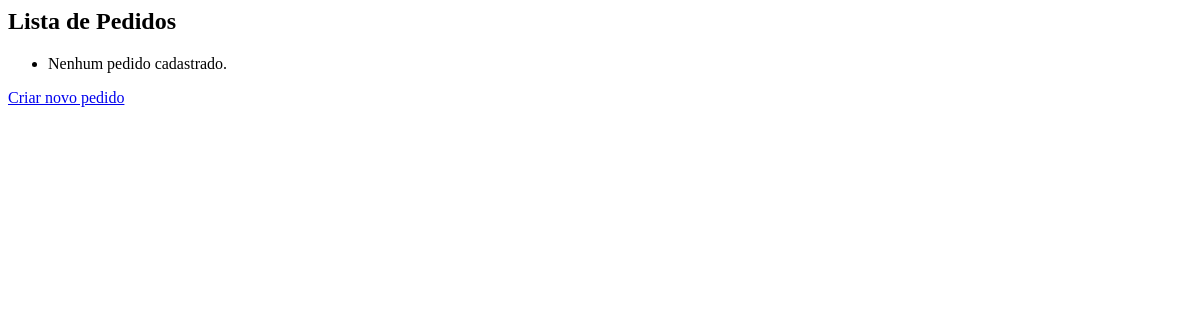
Page /pedidos/ on the earlier database version.
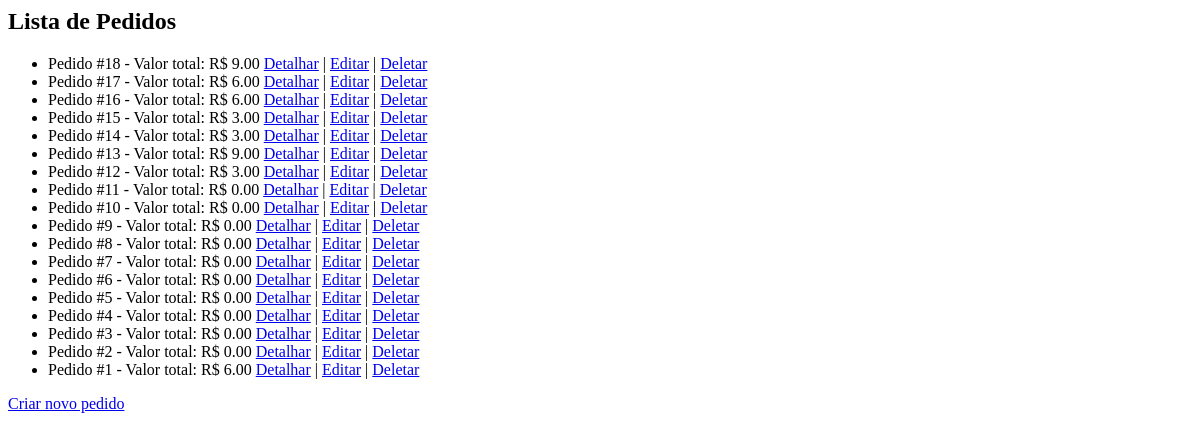
Same page on the later database version.
### apps/pedidos/models.py (models this page shows, shortened)
class Pedido(models.Model):
    data_hora = models.DateTimeField(auto_now_add=True)
    valor_total = models.DecimalField(max_digits=4, decimal_places=2, default=0)
    forma_pagamento = models.CharField(max_length=50)
    e_encomenda = models.BooleanField(default=False)
    cliente = models.CharField(max_length=100, blank=True)
    celular = models.CharField(max_length=15, blank=True)
    data_hora_entrega = models.DateTimeField(null=True, blank=True)

### apps/pedidos/views.py (the view)
# urls.py: path('', views.listar_pedidos, name='listar'),
def listar_pedidos(request):
    pedidos = Pedido.objects.all().order_by('-data_hora')
    return render(request, 'pedidos/listar_pedidos.html', {'pedidos': pedidos})

### apps/pedidos/templates/pedidos/listar_pedidos.html
<h2>Lista de Pedidos</h2>
<ul>
  {% for pedido in pedidos %}
    <li>
      Pedido #{{ pedido.id }} - {{ pedido.cliente }}
      Valor total: R$ {{ pedido.valor_total }}
      <a href="{% url 'pedidos:detalhar' pedido.id %}">Detalhar</a> |
      <a href="{% url 'pedidos:editar' pedido.id %}">Editar</a> |
      <a href="{% url 'pedidos:deletar' pedido.id %}">Deletar</a>
    </li>
  {% empty %}
    <li>Nenhum pedido cadastrado.</li>
  {% endfor %}
</ul>
<a href="{% url 'pedidos:criar' %}">Criar novo pedido</a>

Differences in the rows shown:
added Pedido: id "18", valor_total "9.00"
added Pedido: id "17", valor_total "6.00"
added Pedido: id "16", valor_total "6.00"
added Pedido: id "15", valor_total "3.00"
added Pedido: id "14", valor_total "3.00"
added Pedido: id "13", valor_total "9.00"
added Pedido: id "12", valor_total "3.00"
added Pedido: id "11", valor_total "0.00"
added Pedido: id "10", valor_total "0.00"
added Pedido: id "9", valor_total "0.00"
added Pedido: id "8", valor_total "0.00"
added Pedido: id "7", valor_total "0.00"
added Pedido: id "6", valor_total "0.00"
added Pedido: id "5", valor_total "0.00"
added Pedido: id "4", valor_total "0.00"
added Pedido: id "3", valor_total "0.00"
added Pedido: id "2", valor_total "0.00"
added Pedido: id "1", valor_total "6.00"
Other differences:
text no longer shown: "Nenhum pedido cadastrado."
